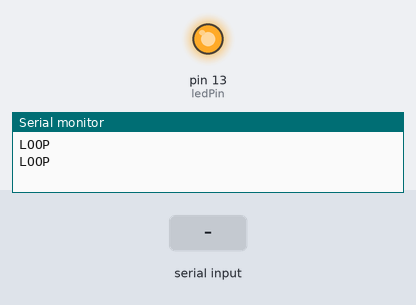
Recording of a sketch running on a simulated Arduino Uno, built with avr-gcc and run on an emulated ATmega328P. On the bench: output pins drawn as LEDs (lit = HIGH), the last lines printed to the serial monitor. The test bench sets the inputs (shaded band).

Above: at 1.2 s.
1.3 s: "90,45\n" received over Serial
At 2.6 s:
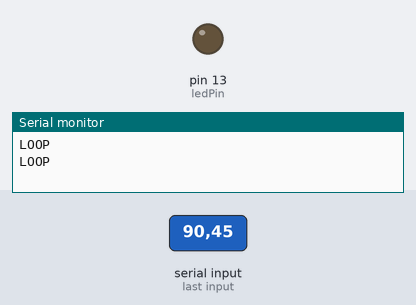
4.3 s: "30,150\n" received over Serial
At 6.9 s:
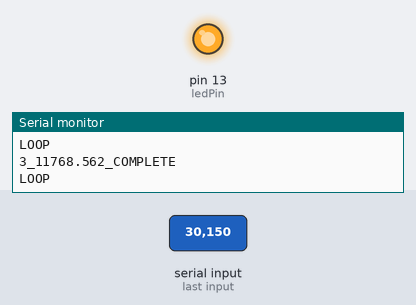
7.3 s: "5\n" received over Serial
At 8.5 s:
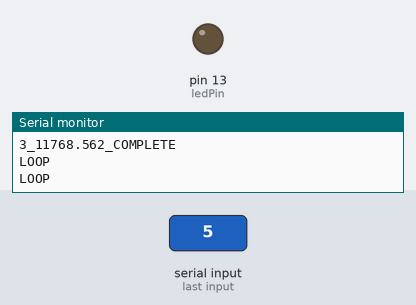
Timing chart, 0 to 10.5 s (numbered marks = the images above; inputs shaded):
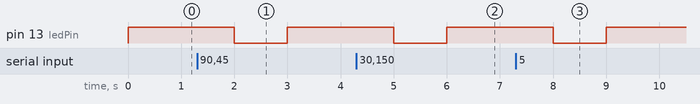

Measured:
- after the input at 1.3 s, pin 13 (ledPin): HIGH → LOW after 0.70 s, → HIGH 1.0 s later
- after the input at 4.3 s, pin 13 (ledPin): HIGH → LOW after 0.70 s, → HIGH 1.0 s later
- after the input at 7.3 s, pin 13 (ledPin): HIGH → LOW after 0.70 s, → HIGH 1.0 s later

The sketch:

serial_comm_arduino.ino
```cpp
const int ledPin = 13;  // pin number with built-in LED

void setup() {
    Serial.begin(9600); // baud rate must align with RPi
    pinMode(ledPin, OUTPUT);
    digitalWrite(ledPin, HIGH);
}

void loop() {
    // Recevie stuff from the PI
    if (Serial.available()) {
        String buffer = Serial.readStringUntil('\n');
        // Serial.print("Arduino received: ");
        // Serial.println(buffer);
        // Read instruction values
        char instruction;
        int value_int;
        int value_decimal;
        sscanf(buffer.c_str(), "%c_%d.%d", &instruction, &value_int, &value_decimal);
        float value = value_int + (value_decimal / 1000.0);
        digitalWrite(ledPin, LOW);
        // TODO: implement instruction
        delay(1000);
        digitalWrite(ledPin, HIGH);
        // Return successful message (or error msg of some kind)
        Serial.print(instruction);
        Serial.print("_");
        Serial.print(value, 3);
        Serial.println("_COMPLETE");
    }

    Serial.println("LOOP");
    delay(1000);
}
```
